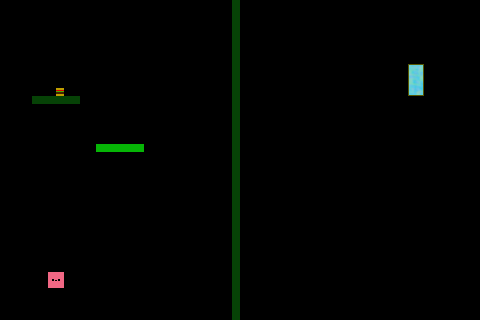

A level layout from a 2D game, rendered from its tile map. Below: a short description, then the map file with tile-grid data replaced by summaries:
An orthogonal 60x40 tile map with 8x8 px tiles, 6 tile layers (Hell Player, Both TerrainBlock, Hell TerrainBlock, Heaven TerrainBlock, ...).

<map version="1.0" orientation="orthogonal" width="60" height="40" tilewidth="8" tileheight="8">
 <tileset firstgid="1" name="tileset_new" tilewidth="8" tileheight="8">
  <image source="tileset_new.png" width="80" height="80" />
 </tileset>
 <layer name="Hell Player" width="60" height="40">
  <data>[2400 cells, 4 non-empty, 4 distinct tile ids]</data>
 </layer>
 <layer name="Both TerrainBlock" width="60" height="40">
  <data>[2400 cells, 30 non-empty, 1 distinct tile ids]</data>
 </layer>
 <layer name="Hell TerrainBlock" width="60" height="40">
  <data>[2400 cells, 52 non-empty, 2 distinct tile ids]</data>
 </layer>
 <layer name="Heaven TerrainBlock" width="60" height="40">
  <data>[2400 cells, 6 non-empty, 1 distinct tile ids]</data>
 </layer>
 <layer name="Both Portal" width="60" height="40">
  <data>[2400 cells, 8 non-empty, 8 distinct tile ids]</data>
 </layer>
 <layer name="Both Star" width="60" height="40">
  <data>[2400 cells, 1 non-empty, 1 distinct tile ids]</data>
 </layer>
</map>
